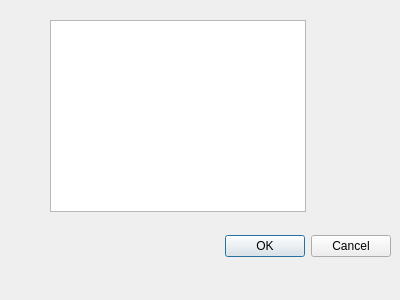
<?xml version="1.0" encoding="UTF-8"?>
<ui version="4.0">
 <class>Dialog</class>
 <widget class="QDialog" name="Dialog">
  <property name="geometry">
   <rect>
    <x>0</x>
    <y>0</y>
    <width>400</width>
    <height>300</height>
   </rect>
  </property>
  <property name="windowTitle">
   <string>Dialog</string>
  </property>
  <widget class="QDialogButtonBox" name="buttonBox">
   <property name="geometry">
    <rect>
     <x>50</x>
     <y>230</y>
     <width>341</width>
     <height>32</height>
    </rect>
   </property>
   <property name="orientation">
    <enum>Qt::Horizontal</enum>
   </property>
   <property name="standardButtons">
    <set>QDialogButtonBox::Cancel|QDialogButtonBox::Ok</set>
   </property>
  </widget>
  <widget class="QTextBrowser" name="textBrowser">
   <property name="geometry">
    <rect>
     <x>50</x>
     <y>20</y>
     <width>256</width>
     <height>192</height>
    </rect>
   </property>
  </widget>
 </widget>
 <resources/>
 <connections>
  <connection>
   <sender>buttonBox</sender>
   <signal>accepted()</signal>
   <receiver>Dialog</receiver>
   <slot>accept()</slot>
   <hints>
    <hint type="sourcelabel">
     <x>248</x>
     <y>254</y>
    </hint>
    <hint type="destinationlabel">
     <x>157</x>
     <y>274</y>
    </hint>
   </hints>
  </connection>
  <connection>
   <sender>buttonBox</sender>
   <signal>rejected()</signal>
   <receiver>Dialog</receiver>
   <slot>reject()</slot>
   <hints>
    <hint type="sourcelabel">
     <x>316</x>
     <y>260</y>
    </hint>
    <hint type="destinationlabel">
     <x>286</x>
     <y>274</y>
    </hint>
   </hints>
  </connection>
 </connections>
</ui>
